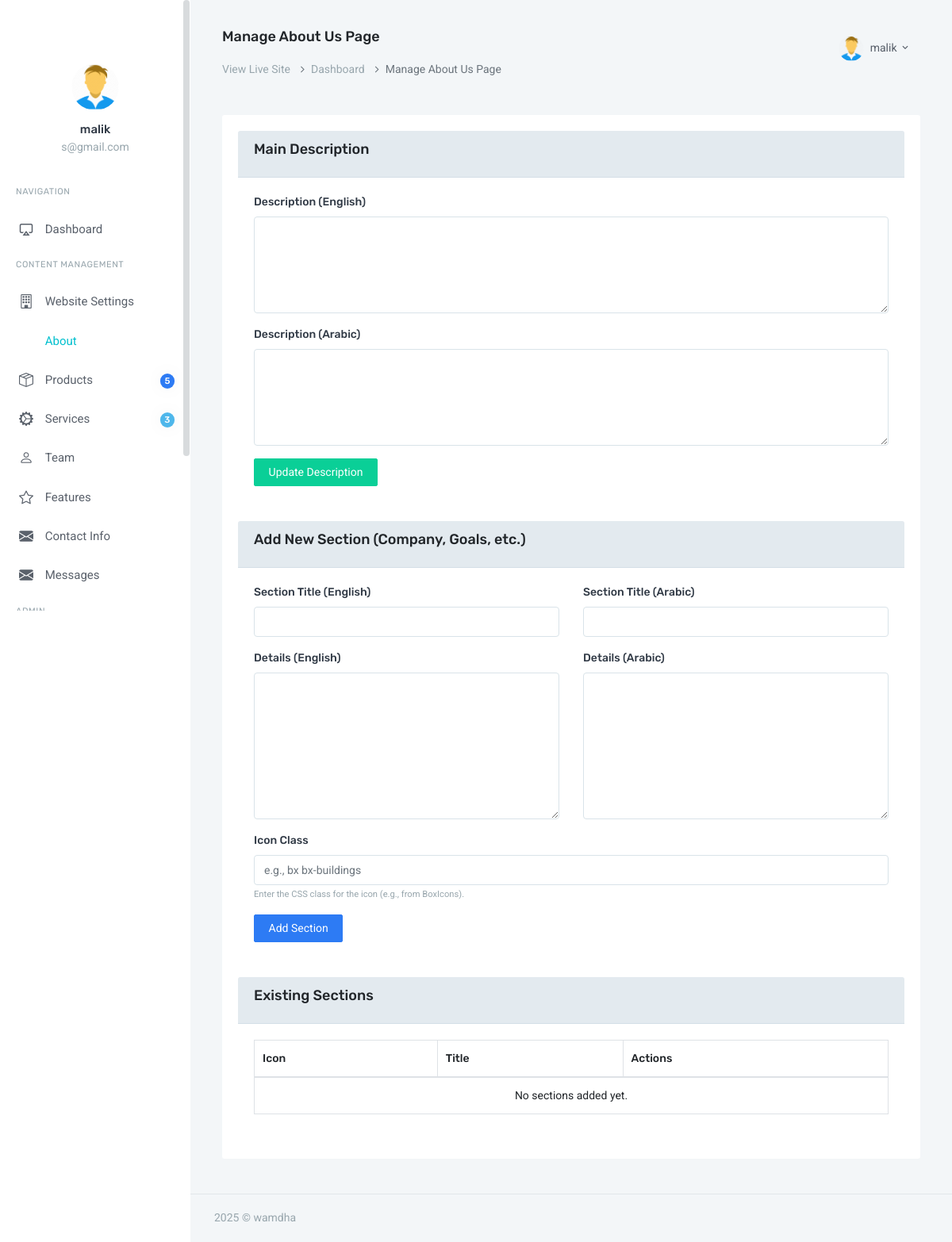
/admin/About/manage_about.php (signed in), run on an earlier commit of the app's database.
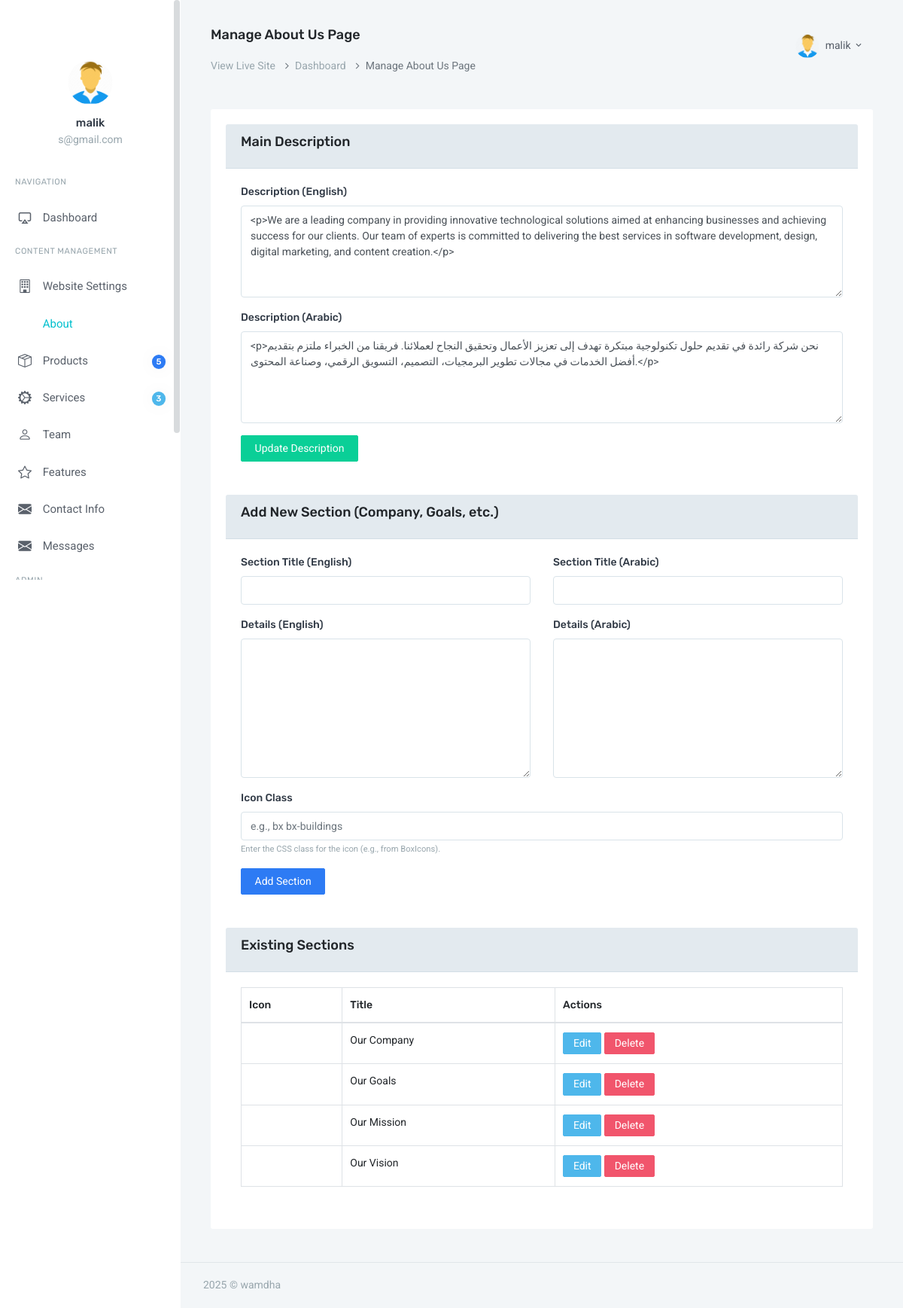
And on a later commit of the database.
### tables this page shows
CREATE TABLE `users` (
  `id` int(11) NOT NULL,
  `fname` varchar(255) NOT NULL,
  `email` varchar(255) NOT NULL,
  `password` varchar(255) NOT NULL,
  `photo` varchar(255) NOT NULL DEFAULT 'default.png',
  `status` int(1) NOT NULL DEFAULT 1 COMMENT '1=deactive, 2=active'
);

CREATE TABLE `about_sections` (
  `id` int(11) NOT NULL,
  `section_key` varchar(50) DEFAULT NULL,
  `title` varchar(255) NOT NULL,
  `title_ar` varchar(255) NOT NULL,
  `details` text DEFAULT NULL,
  `details_ar` text DEFAULT NULL,
  `icon_class` varchar(100) DEFAULT NULL
);

### admin/About/manage_about.php (the view, shortened to what this page needs)
<?php
require_once '../Database/db.php';
$main_description_row = $dbcon->query("SELECT * FROM about_sections WHERE section_key = 'main_description' LIMIT 1")->fetch_assoc();
if (!$main_description_row) {
    $dbcon->query("INSERT INTO about_sections (section_key, title, title_ar) VALUES ('main_description', 'Main Description', 'الوصف الرئيسي')");
    $main_description_row = $dbcon->query("SELECT * FROM about_sections WHERE section_key = 'main_description' LIMIT 1")->fetch_assoc();
}
$sections_result = $dbcon->query("SELECT * FROM about_sections WHERE section_key IS NULL ORDER BY id ASC");
$title = "Manage About Us Page";
require_once "../Dashboard/header.php";
?>
<div class="card mb-4">
    <div class="card-header"><h4 class="card-title">Main Description</h4></div>
    <div class="card-body">
        <form action="manage_about.php" method="post">
            <div class="form-group">
                <label>Description (English)</label>
                <textarea class="form-control ckeditor-editor" name="details_en" rows="5"><?= $main_description_row['details'] ?? '' ?></textarea>
            </div>
            <div class="form-group">
                <label>Description (Arabic)</label>
                <textarea class="form-control ckeditor-editor" name="details_ar" rows="5"><?= $main_description_row['details_ar'] ?? '' ?></textarea>
            </div>
            <button type="submit" name="update_main_description" class="btn btn-success">Update Description</button>
        </form>
    </div>
</div>
<div class="card mb-4">
    <div class="card-header"><h4 class="card-title">Add New Section (Company, Goals, etc.)</h4></div>
    <div class="card-body">
        <form action="manage_about.php" method="post">
            <div class="row">
                <div class="col-md-6"><div class="form-group"><label>Section Title (English)</label><input type="text" class="form-control" name="title" required></div></div>
                <div class="col-md-6"><div class="form-group"><label>Section Title (Arabic)</label><input type="text" class="form-control" name="title_ar" required></div></div>
            </div>
            <div class="row">
                <div class="col-md-6"><div class="form-group"><label>Details (English)</label><textarea class="form-control ckeditor-editor" name="details" rows="8"></textarea></div></div>
                <div class="col-md-6"><div class="form-group"><label>Details (Arabic)</label><textarea class="form-control ckeditor-editor" name="details_ar" rows="8"></textarea></div></div>
            </div>
            <div class="form-group">
                <label>Icon Class</label>
                <input type="text" class="form-control" name="icon_class" placeholder="e.g., bx bx-buildings">
                <small class="form-text text-muted">Enter the CSS class for the icon (e.g., from BoxIcons).</small>
            </div>
            <button type="submit" name="add_section" class="btn btn-primary">Add Section</button>
        </form>
    </div>
</div>
<div class="card">
    <div class="card-header"><h4 class="card-title">Existing Sections</h4></div>
    <div class="card-body">
        <table class="table table-bordered">
            <thead><tr><th>Icon</th><th>Title</th><th>Actions</th></tr></thead>
            <tbody>
                <?php if ($sections_result->num_rows > 0): ?>
                    <?php foreach ($sections_result as $section) : ?>
                        <tr>
                            <td><i class="<?= htmlspecialchars($section['icon_class']) ?>" style="font-size: 24px;"></i></td>
                            <td><?= htmlspecialchars($section['title']) ?></td>
                            <td>
                                <a href="about_edit.php?id=<?= $section['id'] ?>" class="btn btn-sm btn-info">Edit</a>
                                <a href="manage_about.php?delete_id=<?= $section['id'] ?>" class="btn btn-sm btn-danger" onclick="return confirm('Are you sure?');">Delete</a>
                            </td>
                        </tr>
                    <?php endforeach; ?>
                <?php else: ?>
                    <tr><td colspan="3" class="text-center">No sections added yet.</td></tr>
                <?php endif; ?>
            </tbody>
        </table>
    </div>
</div>
<?php
require_once "../Dashboard/footer.php";
?>

### admin/Dashboard/header.php (shortened to what this page needs)
<?php
require_once '../Database/db.php';
?>
<!doctype html>
<html lang="en">
<head>
    <link rel="stylesheet" href="https://cdn.datatables.net/1.10.20/css/dataTables.bootstrap4.min.css">
    <link href="../assets/css/bootstrap.min.css" rel="stylesheet" type="text/css" />
    <link href="../assets/css/icons.css" rel="stylesheet" type="text/css" />
    <link rel="stylesheet" href="https://cdn.jsdelivr.net/npm/bootstrap-icons@1.7.2/font/bootstrap-icons.css">
    <link rel="stylesheet" href="https://cdnjs.cloudflare.com/ajax/libs/font-awesome/5.15.3/css/all.min.css">
    <link href="../assets/css/metismenu.min.css" rel="stylesheet" type="text/css" />
    <link href="../assets/css/style.css" rel="stylesheet" type="text/css" />
</head>
<body>
    <div id="wrapper">
        <div class="left side-menu">
            <div class="slimscroll-menu" id="remove-scroll">
                <?php
                    $email_for_photo = $_SESSION['user_email'];
                    $stmt = $dbcon->prepare("SELECT photo, fname FROM users WHERE email=?");
                    $stmt->bind_param("s", $email_for_photo);
                    $stmt->execute();
                    $user_data = $stmt->get_result()->fetch_assoc();
                    $service_count = $dbcon->query("SELECT COUNT(*) AS total FROM services")->fetch_assoc()['total'];
                    $product_count = $dbcon->query("SELECT COUNT(*) AS total FROM products")->fetch_assoc()['total'];
                    $unread_messages = $dbcon->query("SELECT COUNT(*) as count FROM contact_messages WHERE status = 0")->fetch_assoc()['count'];
                ?>
                <div class="user-box">
                    <div class="user-img">
                        <img src="../image/users/<?= htmlspecialchars($user_data['photo']) ?>" alt="user-img" title="<?= htmlspecialchars($user_data['fname']) ?>" class="rounded-circle img-fluid">
                    </div>
                    <h5><a href="../UserSetting/profile.php"><?= htmlspecialchars($_SESSION['user_name']) ?></a> </h5>
                    <p class="text-muted"><?= htmlspecialchars($_SESSION['user_email']) ?></p>
                </div>
                <div id="sidebar-menu">
                    <ul class="metismenu" id="side-menu">
                        <li class="menu-title">Navigation</li>
                        <li><a href="../Dashboard/index.php"><i class="fi-air-play"></i> <span> Dashboard </span></a></li>
                        <li class="menu-title">Content Management</li>
                        <li><a href="../CompanyInfo/edit_company_info.php"><i class="bi bi-building"></i> <span> Website Settings </span></a></li>
                         <li><a href="../About/manage_about.php"><i class="bi bi-about"></i> <span> About </span></a></li>
                        <li>
                            <a href="javascript: void(0);"><i class="bi bi-box-seam"></i><span class="badge badge-primary badge-pill float-right"><?= $product_count ?></span> <span> Products </span></a>
                        </li>
                        <li><a href="../Services/manage_services.php"><i class="bi bi-gear-wide-connected"></i><span class="badge badge-info badge-pill float-right"><?= $service_count ?></span> <span> Services </span></a></li>
                       <li><a href="../Team/manage_team.php"><i class="bi bi-person"></i> <span> Team </span></a></li>
                       <li><a href="../Featurs/manage_features.php"><i class="bi bi-star"></i> <span> Features </span></a></li>
                        <li><a href="../Contact/contact_information.php"><i class="bi bi-envelope-fill"></i> <span> Contact Info </span></a></li>
                        <li><a href="../Messages/manage_messages.php"><i class="bi bi-envelope-fill"></i><span> Messages </span></a></li>
                        <li class="menu-title">Admin</li>
                    </ul>
                </div>
            </div>
        </div>
        <div class="content-page">
            <div class="topbar">
                <nav class="navbar-custom">
                    <ul class="list-unstyled topbar-right-menu float-right mb-0">
                        <li class="dropdown notification-list">
                            <a class="nav-link dropdown-toggle nav-user" data-toggle="dropdown" href="#" role="button" aria-haspopup="false" aria-expanded="false">
                                <img src="../image/users/<?= htmlspecialchars($user_data['photo']) ?>" alt="user" class="rounded-circle"> <span class="ml-1"><?= htmlspecialchars($_SESSION['user_name']) ?> <i class="mdi mdi-chevron-down"></i> </span>
                            </a>
                        </li>
                    </ul>
                    <ul class="list-inline menu-left mb-0">
                        <li>
                            <h4 class="page-title-main"><?= $title ?></h4>
                            <ol class="breadcrumb">
                                <li class="breadcrumb-item"><a href="../Dashboard/index.php" target="_blank">View Live Site</a></li>
                                <li class="breadcrumb-item"><a href="../Dashboard/index.php">Dashboard</a></li>
                                <li class="breadcrumb-item active"><?= $title ?></li>
                            </ol>
                        </li>
                    </ul>
                </nav>
            </div>
            <div class="content">
                <div class="container-fluid">
                    <div class="row">
                        <div class="col-12">
                            <div class="card-box">

### admin/Dashboard/footer.php (shortened to what this page needs)
                            </div>
                        </div>
                    </div>
                </div>
            </div>
<?php
if (!function_exists('is_turbolinks_request')) {
    function is_turbolinks_request() {
        return isset($_SERVER['HTTP_TURBOLINKS_REFERRER']);
    }
}
if (!is_turbolinks_request()) {
?>
            <footer class="footer">
                <?= date("Y") ?> © wamdha
            </footer>
        </div>
    </div>
</body>
</html>
<?php
}
?>

What changed in the data, as far as the page shows it:
added about_sections: details_en "<p>We are a leading company in providing innovative technological solutions aimed at enhancing businesses and achieving success for our clients. Our team of experts is committed to delivering the best services in software development, design, digital marketing, and content creation.</p>", details_ar "<p>نحن شركة رائدة في تقديم حلول تكنولوجية مبتكرة تهدف إلى تعزيز الأعمال وتحقيق النجاح لعملائنا. فريقنا من الخبراء ملتزم بتقديم أفضل الخدمات في مجالات تطوير البرمجيات، التصميم، التسويق الرقمي، وصناعة المحتوى.</p>"
added about_sections: title "Our Company"
added about_sections: title "Our Goals"
added about_sections: title "Our Mission"
added about_sections: title "Our Vision"
Also different on the page:
text no longer shown: "No sections added yet."
